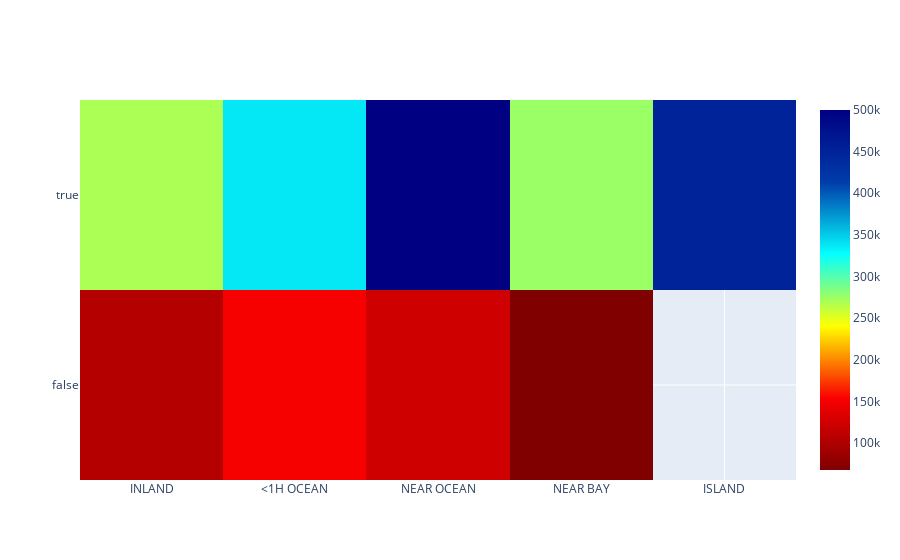

The notebook cell saved with this chart:
### Code cell
data=[trace]
offline.iplot(data)

### Figure 1 — Plotly figure (JSON) as saved in the notebook; plotly's stock layout.template omitted (floating-point values rounded to 4 significant figures; data arrays with more than 128 entries replaced by an {"elided": "..."} marker saying what was removed)
{"data": [{"colorscale": [[0, "rgb(0,0,131)"], [0.2, "rgb(0,60,170)"], [0.4, "rgb(5,255,255)"], [0.6, "rgb(255,255,0)"], [0.8, "rgb(250,0,0)"], [1, "rgb(128,0,0)"]], "reversescale": true, "type": "heatmap", "x": {"elided": "2064 str values"}, "y": {"elided": "2064 bool values"}, "z": {"elided": "2064 int values"}}], "layout": {}}
